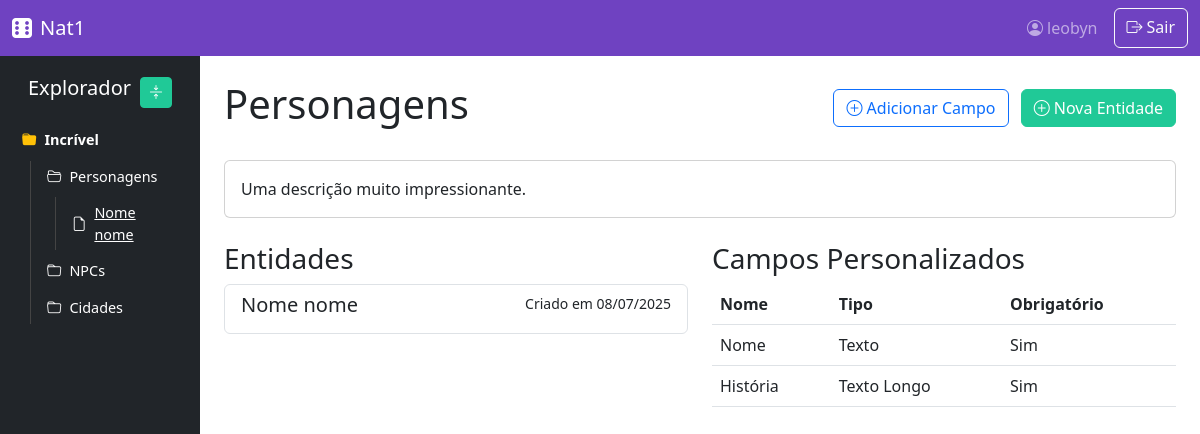
The page /campanhas/categoria/1/ (signed in) on the database its author committed.
### campanhas/models.py (models this page shows, shortened)
class Campanha(models.Model):
    mestre = models.ForeignKey(User, on_delete=models.CASCADE)
    nome = models.CharField(max_length=100)
    prologo = models.TextField(blank=True)
    data_criacao = models.DateTimeField(auto_now_add=True)

class Categoria(models.Model):
    campanha = models.ForeignKey(Campanha, on_delete=models.CASCADE, related_name='categorias')
    nome = models.CharField(max_length=50)
    descricao = models.TextField(blank=True)

class Entidade(models.Model):
    categoria = models.ForeignKey(Categoria, on_delete=models.CASCADE, related_name='entidades')
    nome = models.CharField(max_length=100, default="")
    valores_campos = models.JSONField(encoder=DjangoJSONEncoder, default=dict)
    created_at = models.DateTimeField(default=timezone.now, editable=False)
    updated_at = models.DateTimeField(auto_now=True)

class CampoPersonalizado(models.Model):
    TIPOS_CAMPO = [
        ('texto', 'Texto'),
        ('numero', 'Número'),
        ('checkbox', 'Checkbox'),
        ('textarea', 'Texto Longo'),
    ]
    categoria = models.ForeignKey(Categoria, on_delete=models.CASCADE, related_name='campos')
    nome = models.CharField(max_length=50)
    tipo = models.CharField(max_length=10, choices=TIPOS_CAMPO)
    obrigatorio = models.BooleanField(default=False)

### campanhas/views.py (the view)
# urls.py: path('categoria/<int:pk>/', views.CategoriaDetailView.as_view(), name='categoria-detail'),
class CategoriaDetailView(LoginRequiredMixin, DetailView):
    model = Categoria
    template_name = 'campanhas/categoria_detail.html'
    context_object_name = 'categoria'
    def get_context_data(self, **kwargs):
        context = super().get_context_data(**kwargs)
        context['campanha'] = self.object.campanha
        context['campos'] = self.object.campos.all()
        context['entidades'] = self.object.entidades.all()
        return context

### campanhas/templates/campanhas/categoria_detail.html (shortened to what this page needs)
{% extends 'base.html' %} {% load static %}
{% block sidebar %}
{% include 'campanhas/partials/file_tree.html' %}
{% endblock %}
{% block content %}
<div class="d-flex justify-content-between align-items-center mb-4">
  <h1>{{ categoria.nome }}</h1>
  <div>
    <a
      href="{% url 'campanhas:campo-create' categoria.pk %}"
      class="btn btn-outline-primary me-2"
    >
      <i class="bi bi-plus-circle"></i> Adicionar Campo
    </a>
    <a
      href="{% url 'campanhas:entidade-create' categoria.pk %}"
      class="btn btn-custom"
    >
      <i class="bi bi-plus-circle"></i> Nova Entidade
    </a>
  </div>
</div>
{% if categoria.descricao %}
<div class="card mb-4">
  <div class="card-body">
    <p class="card-text">{{ categoria.descricao }}</p>
  </div>
</div>
{% endif %}
<div class="row">
  <div class="col-md-6">
    <h3>Entidades</h3>
    {% if entidades %}
    <div class="list-group">
      {% for entidade in entidades %}
      <a
        href="{% url 'campanhas:entidade-detail' entidade.pk %}"
        class="list-group-item list-group-item-action"
      >
        <div class="d-flex w-100 justify-content-between">
          <h5 class="mb-1">{{ entidade.nome }}</h5>
          <small>Criado em {{ entidade.created_at|date:"d/m/Y" }}</small>
        </div>
      </a>
      {% endfor %}
    </div>
    {% else %}
    <div class="alert alert-info">
      Nenhuma entidade criada ainda. Clique em "Nova Entidade" para começar.
    </div>
    {% endif %}
  </div>
  <div class="col-md-6">
    <h3>Campos Personalizados</h3>
    {% if campos %}
    <table class="table">
      <thead>
        <tr>
          <th>Nome</th>
          <th>Tipo</th>
          <th>Obrigatório</th>
        </tr>
      </thead>
      <tbody>
        {% for campo in campos %}
        <tr>
          <td>{{ campo.nome }}</td>
          <td>{{ campo.get_tipo_display }}</td>
          <td>{% if campo.obrigatorio %}Sim{% else %}Não{% endif %}</td>
        </tr>
        {% endfor %}
      </tbody>
    </table>
    {% else %}
    <div class="alert alert-info">
      Nenhum campo definido ainda. Adicione campos para começar a criar
      entidades.
    </div>
    {% endif %}
  </div>
</div>
{% endblock %}

### templates/base.html (shortened to what this page needs)
{% load static %}
<!DOCTYPE html>
<html lang="pt-br">
  <head>
    <link
      href="https://cdn.jsdelivr.net/npm/bootstrap@5.3.0/dist/css/bootstrap.min.css"
      rel="stylesheet"
    />
    <link
      rel="stylesheet"
      href="https://cdn.jsdelivr.net/npm/bootstrap-icons@1.10.0/font/bootstrap-icons.css"
    />
    <link rel="stylesheet" href="{% static 'css/campanhas.css' %}" />
  </head>
  <body>
    <nav class="navbar navbar-expand-lg navbar-dark navbar-custom">
      <div class="container-fluid">
        <a class="navbar-brand" href="{% url 'campanhas:list' %}">
          <i class="bi bi-dice-6-fill me-2"></i>Nat1
        </a>
        <div class="collapse navbar-collapse" id="navbarNav">
          <div class="d-flex">
            {% if user.is_authenticated %}
            <span class="navbar-text me-3">
              <i class="bi bi-person-circle me-1"></i>{{ user.username }}
            </span>
            <a class="btn btn-outline-light" href="{% url 'login' %}">
              <i class="bi bi-box-arrow-right me-1"></i>Sair
            </a>
            {% endif %}
          </div>
        </div>
      </div>
    </nav>
    <div class="container-fluid">
      <div class="row">
        {% block sidebar %}{% endblock %}
        <main class="col-md-9 ms-sm-auto col-lg-10 px-md-4 py-4">
          {% block content %}{% endblock %}
        </main>
      </div>
    </div>
  </body>
</html>

### campanhas/templates/campanhas/partials/file_tree.html
<div class="sidebar col-md-3 col-lg-2 d-md-block bg-dark text-white">
  <div class="position-sticky">
    <div class="d-flex justify-content-between align-items-center mb-3 px-3">
      <h5>Explorador</h5>
      <button class="btn btn-sm btn-custom" id="collapse-all">
        <i class="bi bi-arrows-collapse"></i>
      </button>
    </div>
    <div class="file-tree">
      {% if campanha %}
      <div class="tree-node">
        <i class="bi bi-folder-fill text-warning"></i>
        <span class="ms-2 fw-bold">{{ campanha.nome }}</span>
      </div>
      <ul class="tree-list ps-3">
        {% for categoria in campanha.categorias.all %}
        <li>
          <div
            class="tree-node folder-toggle"
            data-folder="cat-{{ categoria.id }}"
          >
            <i
              class="bi {% if categoria.id == object.id %}bi-folder2-open{% else %}bi-folder{% endif %}"
            ></i>
            <span class="ms-2">{{ categoria.nome }}</span>
          </div>
          <ul
            id="folder-cat-{{ categoria.id }}"
            class="tree-list ps-3 {% if categoria.id == object.id %}d-block{% else %}d-none{% endif %}"
          >
            {% for entidade in categoria.entidades.all %}
            <li>
              <div class="tree-node">
                <i class="bi bi-file-earmark"></i>
                <a
                  href="{% url 'campanhas:entidade-detail' entidade.pk %}"
                  class="ms-2 text-white"
                >
                  {{ entidade.nome }}
                </a>
              </div>
            </li>
            {% empty %}
            <li class="text-muted small">Nenhuma entidade</li>
            {% endfor %}
          </ul>
        </li>
        {% empty %}
        <li class="text-muted small">Nenhuma categoria</li>
        {% endfor %}
      </ul>
      {% else %}
      <div class="text-muted">Nenhuma campanha selecionada</div>
      {% endif %}
    </div>
  </div>
</div>

### static/css/campanhas.css (style rules this page uses)
.file-tree { font-size: 0.9rem; padding: 0 10px; }
.tree-node { padding: 5px 0; cursor: pointer; display: flex; align-items: center; border-radius: 4px; transition: all 0.2s; }
.tree-list { list-style-type: none; padding-left: 15px; border-left: 1px solid #444; margin-left: 8px; }
.tree-list li { margin: 5px 0; }
.folder-toggle { cursor: pointer; user-select: none; }
.sidebar { position: fixed; left: 0; top: 56px; bottom: 0; overflow-y: auto; z-index: 100; }
main { margin-left: 25%; }

### templates/base.html (style rules this page uses)
:root { --primary-color: #6f42c1; --secondary-color: #20c997; --dark-bg: #212529; }
.navbar-custom { background-color: var(--primary-color) !important; }
.btn-custom { background-color: var(--secondary-color); border-color: var(--secondary-color); color: #fff; }
.sidebar { background-color: var(--dark-bg); color: #f8f9fa; min-height: 100vh; padding-top: 20px; }

### rows shown on the page
Campanha: nome "Incrível"
Categoria: nome "Personagens", descricao "Uma descrição muito impressionante."
Entidade: nome "Nome nome", created_at "08/07/2025"
Categoria: nome "NPCs"
Categoria: nome "Cidades"
CampoPersonalizado: nome "Nome", tipo "Texto", obrigatorio "Sim"
CampoPersonalizado: nome "História", tipo "Texto Longo", obrigatorio "Sim"

### other values the page prints
{{ user.username }} "leobyn"
